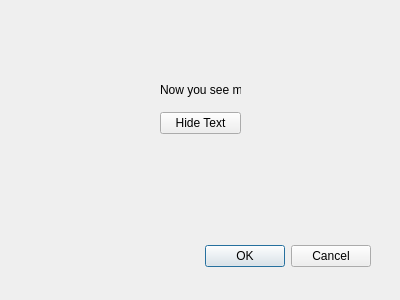
<?xml version="1.0" encoding="UTF-8"?>
<ui version="4.0">
 <class>Dialog</class>
 <widget class="QDialog" name="Dialog">
  <property name="geometry">
   <rect>
    <x>0</x>
    <y>0</y>
    <width>400</width>
    <height>300</height>
   </rect>
  </property>
  <property name="windowTitle">
   <string>Dialog</string>
  </property>
  <widget class="QDialogButtonBox" name="buttonBox">
   <property name="geometry">
    <rect>
     <x>30</x>
     <y>240</y>
     <width>341</width>
     <height>32</height>
    </rect>
   </property>
   <property name="orientation">
    <enum>Qt::Horizontal</enum>
   </property>
   <property name="standardButtons">
    <set>QDialogButtonBox::Cancel|QDialogButtonBox::Ok</set>
   </property>
  </widget>
  <widget class="QWidget" name="">
   <property name="geometry">
    <rect>
     <x>160</x>
     <y>73</y>
     <width>81</width>
     <height>61</height>
    </rect>
   </property>
   <layout class="QVBoxLayout" name="verticalLayout">
    <item>
     <widget class="QLabel" name="labelDisplay">
      <property name="text">
       <string>Now you see me</string>
      </property>
     </widget>
    </item>
    <item>
     <widget class="QPushButton" name="pushButton">
      <property name="text">
       <string>Hide Text</string>
      </property>
     </widget>
    </item>
   </layout>
  </widget>
 </widget>
 <resources/>
 <connections>
  <connection>
   <sender>buttonBox</sender>
   <signal>accepted()</signal>
   <receiver>Dialog</receiver>
   <slot>accept()</slot>
   <hints>
    <hint type="sourcelabel">
     <x>248</x>
     <y>254</y>
    </hint>
    <hint type="destinationlabel">
     <x>157</x>
     <y>274</y>
    </hint>
   </hints>
  </connection>
  <connection>
   <sender>buttonBox</sender>
   <signal>rejected()</signal>
   <receiver>Dialog</receiver>
   <slot>reject()</slot>
   <hints>
    <hint type="sourcelabel">
     <x>316</x>
     <y>260</y>
    </hint>
    <hint type="destinationlabel">
     <x>286</x>
     <y>274</y>
    </hint>
   </hints>
  </connection>
 </connections>
</ui>
